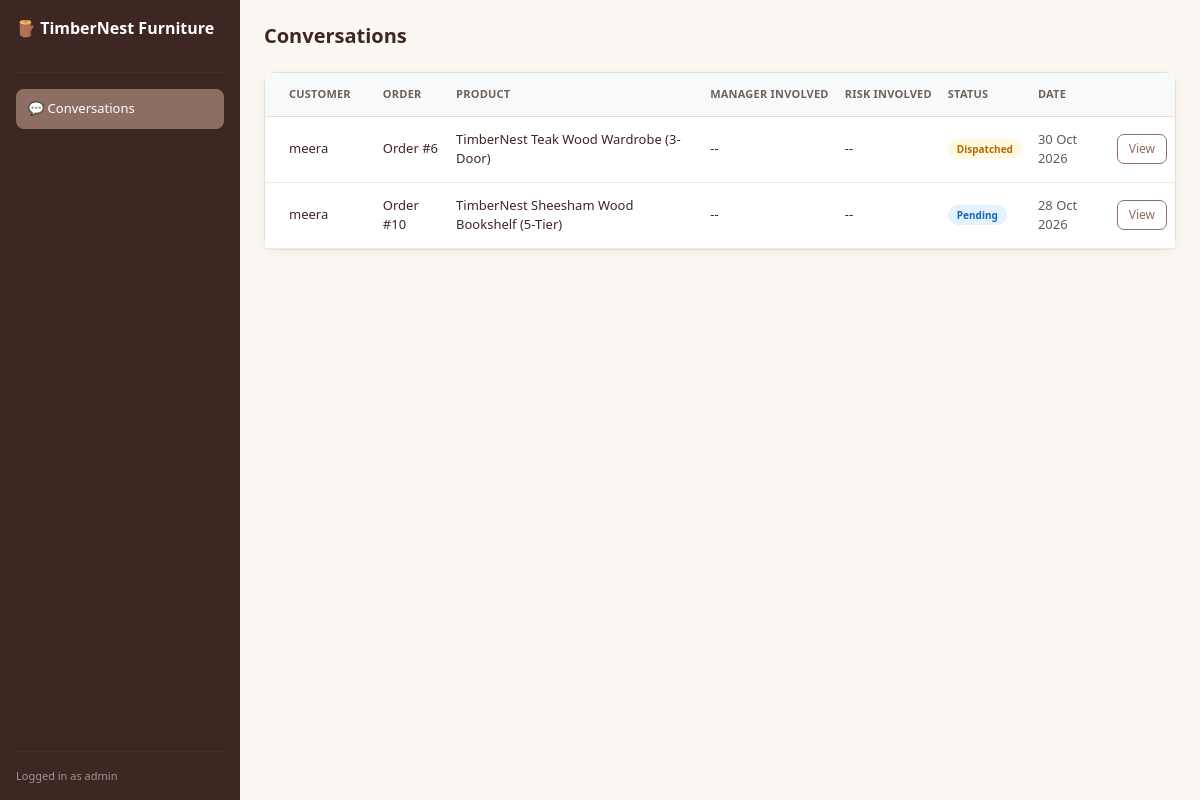
/supports/dashboard/ (signed in), run on an earlier commit of the app's database.
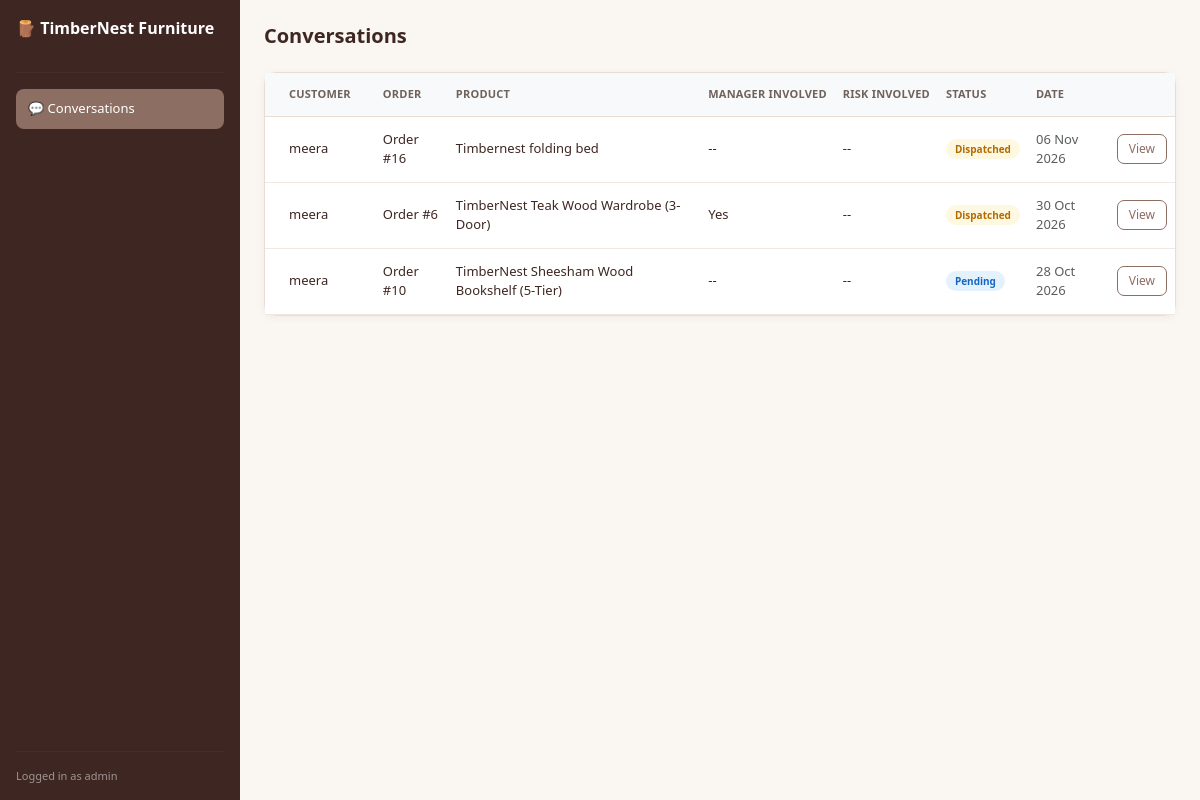
And on a later commit of the database.
### supports/models.py (models this page shows)
class Conversation(models.Model):
    user = models.ForeignKey(User, on_delete=models.CASCADE, related_name="conversations")
    order = models.ForeignKey(Order, on_delete=models.CASCADE, related_name="conversations")
    created_at = models.DateTimeField(auto_now_add=True, null=True)
    @property
    def manager_involve(self):
        return self.agent_log.filter(event_type="manager").exists()
    @property
    def risk_assessed(self):
        return self.agent_log.filter(event_type="risk").exists()
    def __str__(self):
        return f"Conversation #{self.user.username} / Order #{self.order.id}"

### orders/models.py (models this page shows, shortened)
class Order(models.Model):
    STATUS_CHOICE = [
        ("pending", "Pending"),
        ("dispatched", "Dispatched"),
        ("delivered", "Delivered"),
        ("cancelled", "Cancelled")
    ]
    user = models.ForeignKey(User, on_delete=models.CASCADE, related_name="orders")
    product = models.ForeignKey(Product, on_delete=models.SET_NULL, null=True, related_name="orders")
    product_name = models.CharField(max_length=255)
    amount = models.DecimalField(max_digits=10, decimal_places=2)
    status = models.CharField(max_length=100, choices=STATUS_CHOICE, default="pending")
    carrier = models.CharField(max_length=100, blank=True)
    tracking_number = models.CharField(max_length=100, blank=True)
    delivery = models.TextField(blank=True)
    created_at = models.DateTimeField(auto_now_add=True)
    updated_at = models.DateTimeField(auto_now=True, null=True)

### supports/views.py (the view)
# urls.py: path("dashboard/", views.dashboard, name="dashboard"),
@staff_member_required
def dashboard(request):
    conversations = Conversation.objects.all().order_by("-created_at")
    print("conversation ====>> ", conversations)
    context = {
        "conversations": conversations
    }
    return render(request, "supports/dashboard.html", context)

### templates/supports/dashboard.html
{% extends "supports/dashboard_base.html" %}
 {% block content %}
<div class="flex-grow-1 p-4">
  <h5 class="fw-bold mb-4">Conversations</h5>
  <div class="card">
    <div class="table-responsive">
      <table class="table table-hover mb-0">
        <thead class="table-light">
          <tr style="font-size: 12px">
            <th class="px-4">Customer</th>
            <th>Order</th>
            <th>Product</th>
            <th>Manager Involved</th>
            <th>Risk Involved</th>
            <th>Status</th>
            <th>Date</th>
            <th></th>
          </tr>
        </thead>
        <tbody style="font-size: 13px" class="align-middle">
          {% for conv in conversations %}
          <tr>
            <td class="px-4">{{ conv.user.username }}</td>
            <td>Order #{{ conv.order.id }}</td>
            <td>{{ conv.order.product_name|truncatewords:15 }}</td>
            <td>
              {% if conv.manager_involve %}
              <span>Yes</span>
              {% else %}
              <span>--</span>
              {% endif %}
            </td>
            <td>
              {% if conv.risk_assessed %}
              <span>Yes</span>
              {% else %}
              <span>--</span>
              {% endif %}
            </td>
            <td>
              <span class="status-badge status-{{ conv.order.status|slugify }}"
                >{{ conv.order.status }}</span
              >
            </td>
            <td class="text-muted">{{ conv.created_at|date:"d M Y" }}</td>
            <td>
              <a
                href="{% url 'conversation_detail' conv.id %}"
                class="btn btn-sm btn-tn"
                >View</a
              >
            </td>
          </tr>
          {% empty %}
          <tr>
            <td colspan="6" class="text-center text-muted py-4">
              No conversations yet.
            </td>
          </tr>
          {% endfor %}
        </tbody>
      </table>
    </div>
  </div>
</div>
{% endblock %}

What changed in the data, as far as the page shows it:
added Conversation: user.username "meera", order.id "16", order.product_name "Timbernest folding bed", order.status "Dispatched", created_at "06 Nov 2026"
computed for Conversation "30 Oct 2026": text "--" → "Yes"
